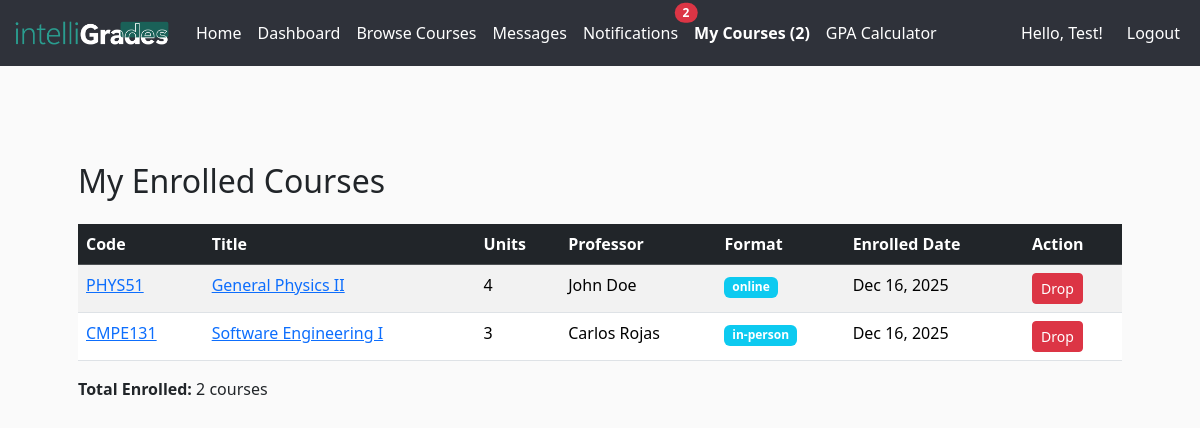
The page /courses/my-courses (signed in) on the database as committed earlier.
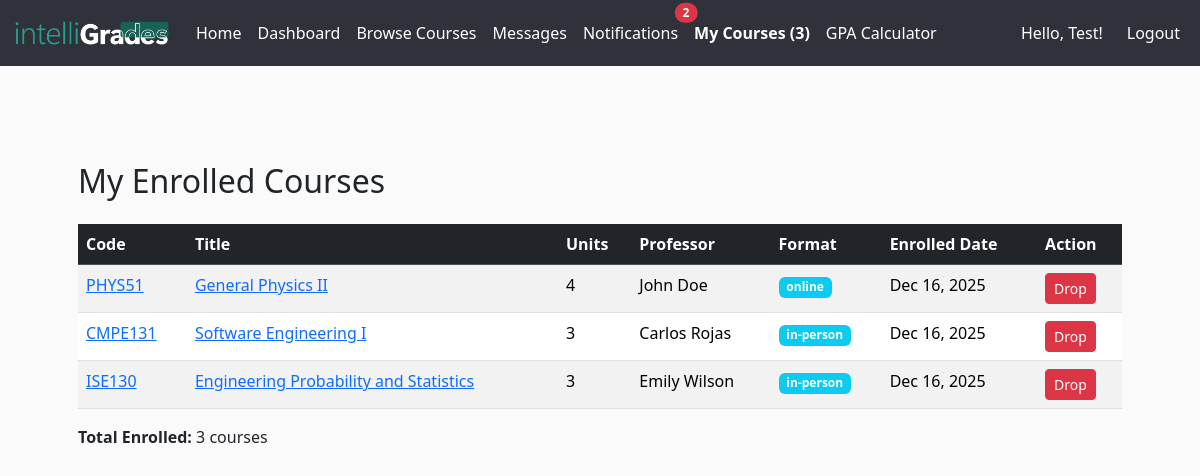
The same page on the database as committed later.
### app/models.py (models this page shows, shortened)
class User(UserMixin, db.Model):
    __tablename__ = 'users'
    ROLE_STUDENT = "student"
    ROLE_PROFESSOR = "professor"
    ROLE_ADMIN = "admin"
    id = db.Column(db.Integer, primary_key=True)
    password_hash = db.Column(db.String(255), nullable=False)
    email = db.Column(db.String(100), unique=True, nullable=False)
    avatar_url = db.Column(db.String(400), nullable=True)
    role = db.Column(db.String(32), default=ROLE_STUDENT, nullable=False)
    created_at = db.Column(db.DateTime, default=datetime.utcnow, nullable=False)
    courses = db.relationship(
        "Course",
        secondary="enrollments",
        backref="students",
        lazy="dynamic",
    )
    @property
    def is_student(self):
        return self.role == self.ROLE_STUDENT
    @property
    def is_professor(self):
        return self.role == self.ROLE_PROFESSOR
    @property
    def is_admin(self):
        return self.role == self.ROLE_ADMIN
    def get_enrolled_courses(self):
        from app.models import Course, Enrollment
        return Course.query.join(Enrollment).filter(
            Enrollment.user_id == self.id
        ).all()
    def get_enrolled_courses_count(self):
        from app.models import Enrollment
        return Enrollment.query.filter_by(user_id=self.id).count()

class Course(db.Model):
    __tablename__ = 'courses'
    id = db.Column(db.Integer, primary_key=True)
    code = db.Column(db.String(32), unique=True, nullable=False)
    title = db.Column(db.String(128), nullable=False)
    description = db.Column(db.Text)
    credits = db.Column(db.Integer, nullable=False)  # number of units/credits
    professor = db.Column(db.String(128), nullable=True)
    professor_id = db.Column(db.Integer, db.ForeignKey('users.id'), nullable=True)
    professor_user = db.relationship(
        'User',
        foreign_keys=[professor_id],
        backref='created_courses'
    )
    availability = db.Column(db.Boolean, default=True)
    format = db.Column(db.String(32), default='online')
    max_students = db.Column(db.Integer)
    created_at = db.Column(db.DateTime, default=datetime.utcnow)
    enrollments_rel = db.relationship(
        'Enrollment',
        backref='course',
        lazy='dynamic',
        cascade='all,delete-orphan'
    )
    assignments = db.relationship(
        'Assignment',
        back_populates='course',
        lazy='dynamic',
        cascade='all,delete-orphan'
    )

class Enrollment(db.Model):
    __tablename__ = 'enrollments'
    id = db.Column(db.Integer, primary_key=True)
    user_id = db.Column(db.Integer, db.ForeignKey('users.id'), nullable=False)
    course_id = db.Column(db.Integer, db.ForeignKey('courses.id'), nullable=False)
    enrolled_at = db.Column(db.DateTime, default=datetime.utcnow)
    grade = db.Column(db.String(2))
    user = db.relationship('User', backref='course_enrollments')
    __table_args__ = (
        db.UniqueConstraint('user_id', "course_id", name='unique_user_course'),
    )

### app/courses/routes.py (the view)
@courses_bp.route('/my-courses')
@login_required
def my_courses():
    enrolled_courses = current_user.get_enrolled_courses()
    return render_template('courses/my_courses.html', courses=enrolled_courses)

### app/__init__.py (called while the page is built)
@create_app.context_processor
def inject_notifications():
    if current_user.is_authenticated:
        return {
            "notifications": [
                {"message": "You haven’t checked Week 3 notes."},
                {"message": "New message in CMPE 102 discussion board."}
            ]
        }
    return {"notifications": []}

@login_manager.user_loader
def load_user(user_id):
    return User.query.get(int(user_id))

### app/courses/templates/courses/my_courses.html
{% extends "base.html" %} {% block body %}
<div class="container mt-5">
  <h2>My Enrolled Courses</h2>
  {% if courses %}
  <table class="table table-striped mt-4">
    <thead class="table-dark">
      <tr>
        <th>Code</th>
        <th>Title</th>
        <th>Units</th>
        <th>Professor</th>
        <th>Format</th>
        <th>Enrolled Date</th>
        <th>Action</th>
      </tr>
    </thead>
    <tbody>
      {% for course in courses %}
      <tr>
        <td>
          <a
            href="{{ url_for('courses.course_dashboard', course_id=course.id) }}"
            >{{ course.code }}</a
          >
        </td>
        <td>
          <a
            href="{{ url_for('courses.course_dashboard', course_id=course.id) }}"
            >{{ course.title }}</a
          >
        </td>
        <td>{{ course.credits }}</td>
        <td>{{ course.professor }}</td>
        <td><span class="badge bg-info">{{ course.format }}</span></td>
        <td>
          {% set enrollment =
          course.enrollments_rel.filter_by(user_id=current_user.id).first() %}
          {{ enrollment.enrolled_at.strftime('%b %d, %Y') if enrollment else
          'N/A' }}
        </td>
        <td>
          <form
            method="POST"
            action="{{ url_for('courses.drop_course', course_id=course.id) }}"
            style="display: inline"
          >
            <button
              type="submit"
              class="btn btn-sm btn-danger"
              onclick="return confirm('Drop this course?')"
            >
              Drop
            </button>
          </form>
        </td>
      </tr>
      {% endfor %}
    </tbody>
  </table>
  <div class="mt-3">
    <strong>Total Enrolled:</strong> {{ courses|length }} courses
  </div>
  {% else %}
  <p class="alert alert-warning mt-3">
    You are not enrolled in any courses.
    <a href="{{ url_for('courses.courses_list') }}">Browse available courses</a>
  </p>
  {% endif %}
</div>
{% endblock %}

### app/templates/base.html (shortened to what this page needs)
<!DOCTYPE html>
<html lang="en">
  <head>
    <link
      href="https://cdn.jsdelivr.net/npm/bootstrap@5.3.8/dist/css/bootstrap.min.css"
      rel="stylesheet"
    />
    <link
      rel="stylesheet"
      href="{{ url_for('static', filename='styles.css') }}"
    />
  </head>
  <body>
    <nav class="navbar navbar-expand-lg">
      <div class="container-fluid">
        <a href="{{ url_for('main.index') }}">
          <img class="navbar-brand" src="{{ url_for('static',
          filename='images/med-logo.png')}}" height="50" width: auto;
          alt="IntelliGrades" />
        </a>
        <div class="collapse navbar-collapse">
          <ul class="navbar-nav me-auto">
            <li class="nav-item">
              <a
                class="nav-link {% if request.path == url_for('main.index') %}active fw-bold{% endif %}"
                href="{{ url_for('main.index') }}"
              >
                Home
              </a>
            </li>
            {% if current_user.is_authenticated %}
            <li class="nav-item">
              <a
                class="nav-link {% if request.path.startswith('/dashboard') %}active fw-bold{% endif %}"
                href="{{ url_for('main.dashboard') }}"
              >
                Dashboard
              </a>
            </li>
            <li class="nav-item">
              <a
                class="nav-link {% if request.path.startswith('/courses') and not request.path.startswith('/courses/my') and not request.path.startswith('/courses/created') %}active fw-bold{% endif %}"
                href="{{ url_for('courses.courses_list') }}"
              >
                Browse Courses
              </a>
            </li>
            <li class="nav-item">
              <a
                class="nav-link {% if request.path.startswith('/messages') %}active fw-bold{% endif %}"
                href="{{ url_for('main.messages') }}"
              >
                Messages
              </a>
            </li>
            <li class="nav-item">
              <a
                class="nav-link position-relative {% if request.path.startswith('/notifications') %}active fw-bold{% endif %}"
                href="{{ url_for('main.dashboard') }}"
              >
                Notifications {% if notifications and notifications|length > 0
                %}
                <span
                  class="position-absolute top-0 start-100 translate-middle badge rounded-pill bg-danger"
                >
                  {{ notifications|length }}
                </span>
                {% endif %}
              </a>
            </li>
            {% if current_user.is_student %}
            <li class="nav-item">
              <a
                class="nav-link {% if request.path.startswith('/courses/my') %}active fw-bold{% endif %}"
                href="{{ url_for('courses.my_courses') }}"
              >
                My Courses ({{ current_user.get_enrolled_courses_count() }})
              </a>
            </li>
            <li class="nav-item">
              <a
                class="nav-link {% if request.path.startswith('/gpa') %}active fw-bold{% endif %}"
                href="{{ url_for('main.gpa_calculator') }}"
              >
                GPA Calculator
              </a>
            </li>
            {% endif %}
             {% endif %}
          </ul>
          <ul class="navbar-nav">
            {% if not current_user.is_authenticated %}
            <li class="nav-item">
              <a
                class="nav-link {% if request.path.startswith('/auth/login') %}active fw-bold{% endif %}"
                href="{{ url_for('auth.login') }}"
              >
                Login
              </a>
            </li>
            <li class="nav-item">
              <a
                class="nav-link {% if request.path.startswith('/auth/register') %}active fw-bold{% endif %}"
                href="{{ url_for('auth.register') }}"
              >
                Register
              </a>
            </li>
            {% else %}
            <li class="nav-item ms-auto d-flex align-items-center">
              <span class="navbar-text me-3">
                {% set username = current_user.email.split('@')[0].capitalize()
                %} Hello, {{ username }}!
              </span>
              <a class="nav-link" href="{{ url_for('auth.logout') }}">
                Logout
              </a>
            </li>
            {% endif %}
          </ul>
        </div>
      </div>
    </nav>
    <div class="container p-4">
      <div class="container py-2">{% block body %}{% endblock %}</div>
      <div class="container py-2">{% block index %}{% endblock %}</div>
    </div>
  </body>
</html>

### app/static/styles.css (style rules this page uses)
.navbar { background-color: #2f323a; }
.navbar *, .navbar .nav-link.fw-bold { color: white; }
body, #whatifTable thead tr, #whatifTable td, #whatifTable th { background-color: #fafafa; }

Rows that differ between the two databases and show on the page:
no longer on this page (row unchanged): User: get_enrolled_courses_count "2"
now on this page (row edited): Enrollment: enrolled_at "Dec 16, 2025"
now on this page (row unchanged): Course: code "ISE130", title "Engineering Probability and Statistics", credits "3", professor "Emily Wilson", format "in-person", Enrollment.enrolled_at "Dec 16, 2025"
Other text that changed with them:
{{ current_user.get_enrolled_courses_count() }}: (not shown) → "3"
{{ courses|length }}: "2" → "3"
